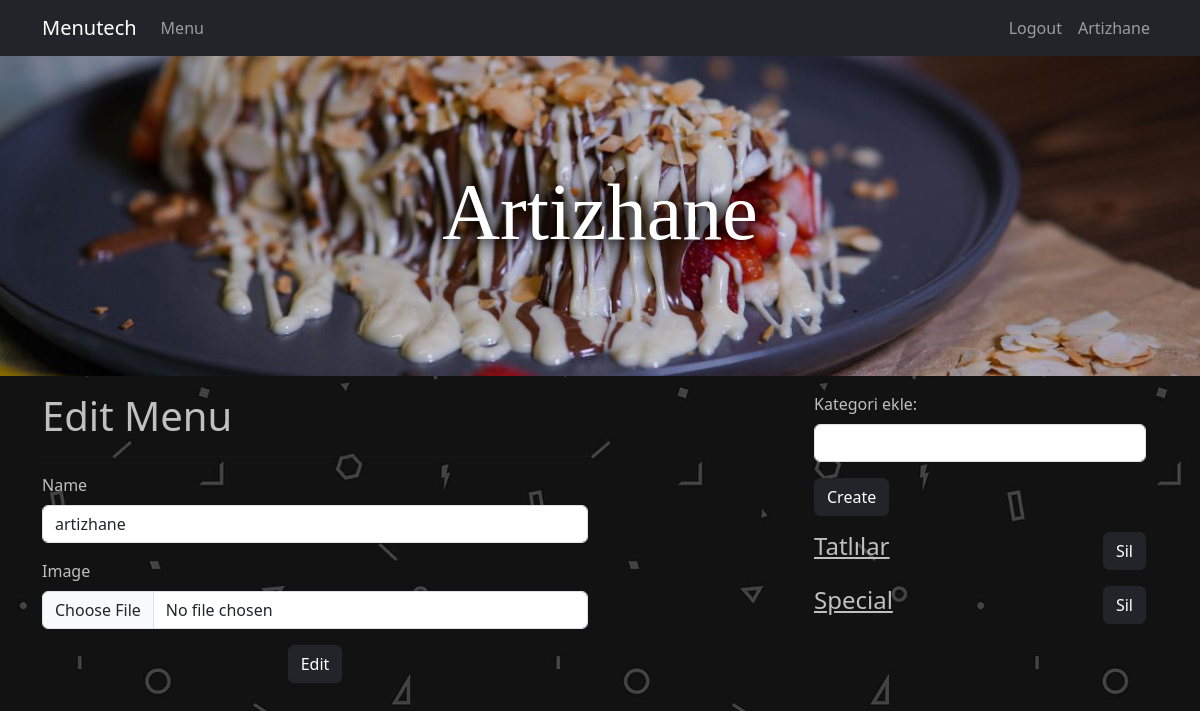
The app's page /menu/artizhane/edit/ (signed in), older data.
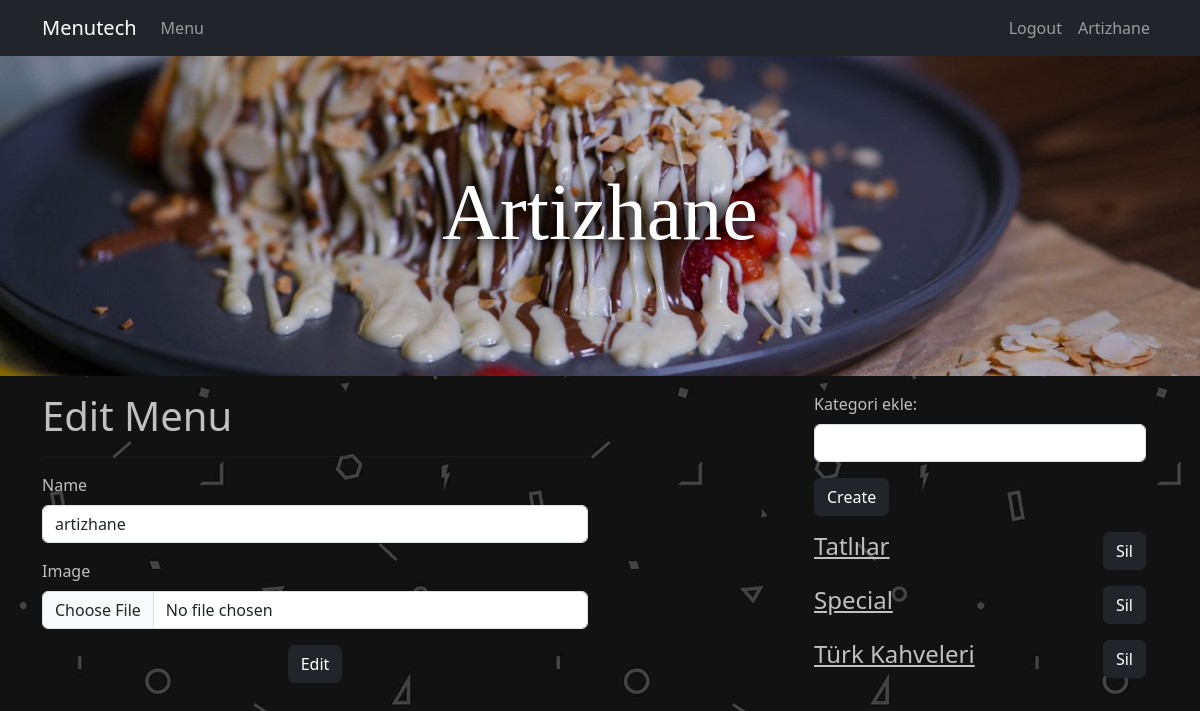
The same page, newer data.
### menu/models.py (models this page shows, shortened)
class Menu(models.Model):
    name = models.CharField(max_length=200, unique=True)
    image = models.ImageField(upload_to="menus")
    background_image = models.ImageField(upload_to="menus_backgrounds", default=("menus_backgrounds/default.jpg"))
    slug = models.SlugField(null=False ,unique=True, db_index=True, editable=False)
    account = models.ForeignKey(User, on_delete=models.CASCADE)

class Category(models.Model):
    name = models.CharField(max_length=200)
    image = models.ImageField(upload_to="categories", default="categories/default.png")
    menu = models.ForeignKey(Menu, on_delete=models.CASCADE)
    slug = models.SlugField(null=False, db_index=True, editable=False)

### menu/views.py (the view, shortened to what this page needs)
# urls.py: path("<slug:slug>/edit/", views.menu_edit, name="menu_edit"),
def menu_edit(request, slug):
    if not request.user.is_authenticated:
        return redirect("login")
    try:
        menu = Menu.objects.get(slug=slug)
    except:
        return redirect("menu")
    if(menu.account != request.user):
        return redirect("menu_details", slug=slug)
    categories = Category.objects.filter(menu = menu)
    data = {
        "menu": menu,
        "categories": categories,
    }
    return render(request, "menu/menu_edit.html", data)

### menu/templates/menu/menu_edit.html (shortened to what this page needs)
{% extends 'base.html' %}
 {% load static %}
{% block css_files %}
    <link rel="stylesheet" href="{% static 'menu/css/menu.css' %}"/>
{% endblock css_files %}
{% block content %}
    <div class "row">
        <div class="col-12 menu-main-image" style="background-image: url({{ menu.image.url }})">
            <h2 class="text-center menu-text display-1">{{menu.name|title}}</h2>
        </div>
    </div>
    <div class = "container mt-3">
        <div class = "row">
            <div class = "col-6">
                <h1 class="edit-text-style">Edit Menu</h1>
                <hr>
                <form method="POST" enctype="multipart/form-data">
                    <div class ="mb-3">
                        <label for="name" class="form-label edit-text-style">Name</label>
                        <input type="text" class="form-control" name="name" value="{{menu.name}}">
                    </div>
                    <div class ="mb-3">
                        <label for="image" class="form-label edit-text-style">Image</label>
                        <input type="file" class="form-control" name="image" accept="image/*">
                    </div>
                    <div class="text-center">
                        <input type="submit" value="Edit" class = "btn btn-dark">
                    </div>
                </form>
            </div>
            <div class = "col-2">
            </div>
            <div class = "col-4">
                <div class = "container mb-3">
                    <div class = "row">
                        <form action = "{% url 'category_create' menu.slug %}" method="POST" enctype="multipart/form-data">
                            <div class ="mb-3">
                                <label for="name" class="form-label edit-text-style">Kategori ekle:</label>
                                <input type="text" class="form-control" name="name">
                            </div>
                            <div>
                                <input type="submit" value="Create" class = "btn btn-dark">
                            </div>
                        </form>
                    </div>
                </div>
                <div class="container mt-3">
                    {% for category in categories %}
                    <div class = "delete-alignment mt-3">
                        <a href="{% url 'category_edit' menu.slug category.slug %}" class="edit-text-link">
                            <h4>{{category.name|title}}</h4>
                        </a>
                        <div>
                            <form action = "{% url 'category_delete' menu.slug category.slug %}" method="GET">
                                    <input type="submit" value="Sil" class = "btn btn-dark">
                            </form>
                        </div>
                    </div>
                    {% endfor %}
                </div>
            </div>
        </div>
    </div>
{% endblock %}

### templates/base.html (shortened to what this page needs)
{% load static %}
<!DOCTYPE html>
<html lang="en">
<head>
    <link href="{% static 'css/bootstrap.min.css' %}" rel="stylesheet">
    <link rel="stylesheet" href="{% static 'css/style.css' %}"/>
    {% block css_files %} {% endblock %}
</head>
<body {% if  menu %}
    style="background-image: url({{menu.background_image.url}}); background-attachment: fixed; background-size:cover;"
{% endif %}>
    {% include "partials/_navbar.html" %}
    {% block content %}
    {% endblock %}
</body>
</html>

### templates/partials/_navbar.html (shortened to what this page needs)
<nav class="navbar navbar-dark bg-dark navbar-expand-lg" >
    <div class="container">
        <a class="navbar-brand" href="{% url 'home' %}">Menutech</a>
        <div class = "collapse navbar-collapse" id = "navbar">
            {% if user.is_authenticated %}
                <ul class="navbar-nav me-auto">
                    <li class="nav-item">
                        <a href="{% url 'menu' %}" class="nav-link">Menu</a>
                    </li>
                </ul>
            {% endif %}
            <ul class="navbar-nav ms-auto">
                {% if menu %}
                    {% if user.is_authenticated %}
                        <li class="nav-item">
                            <a class="nav-link" href="{% url 'logout' %}">Logout</a>
                        </li>
                    {% endif %}
                    <li class="nav-item">
                        <a class="nav-link">{{menu.name|title}}</a>
                    </li>
                {% endif %}
            </ul>
        </div>
    </div>
</nav>

### static/css/style.css (style rules this page uses)
html, body { margin: 0; height: 100%; }

### menu/static/menu/css/menu.css (style rules this page uses)
.menu-main-image { background-position: 50%; background-repeat: no-repeat; background-size: cover; display: flex; flex-direction: column; justify-content: center; min-height: 40vh; padding: 32px 0; position: relative; text-align: center; }
.menu-text { font-family: "Times New Roman", Times, serif; text-shadow: 1px 1px 13px rgba(0,0,0,.9),1px 1px 20px rgba(0,0,0,.8); color: white }
.edit-text-link { color: inherit; cursor: pointer; text-decoration: underline; color: #C0C0C0; }
.edit-text-style { color: #C0C0C0; }
.delete-alignment { display:flex; justify-content: space-between; width: 100%; }

Row changes from the older to the newer data that the page shows:
added Category: name "Türk Kahveleri"
